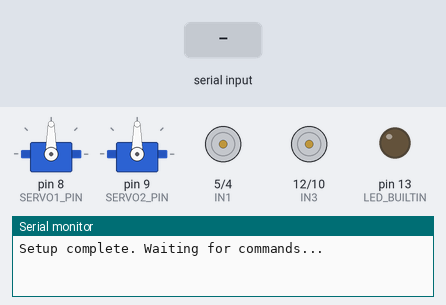
This sketch was run on a simulated Arduino Uno, built with avr-gcc and run on an emulated ATmega328P. Shown: 2 × servo, motor-driver pin pairs drawn as motors (green arrow = first pin HIGH = forward, orange = second pin HIGH = backward, longer = more drive, scaled by the enable pin), output pins drawn as LEDs (lit = HIGH), the last lines printed to the serial monitor. The test bench sets the inputs (shaded band).

Above: at 1.2 s.
1.3 s: "SERVO1\n" received over Serial
At 2.5 s:
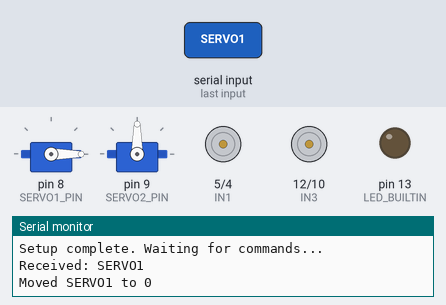
2.8 s: "90,45,200\n" received over Serial
At 3.7 s:
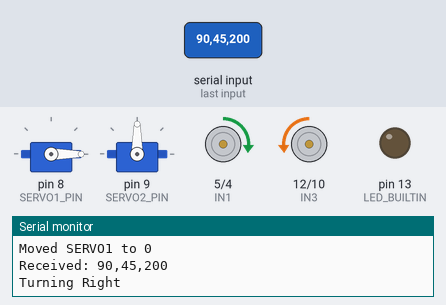
4.3 s: "SERVO1,45\n" received over Serial
At 4.9 s:
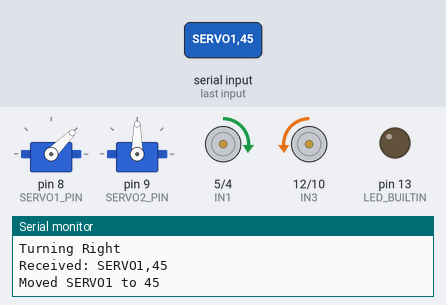
5.8 s: "90,45\n" received over Serial
7.3 s: "SERVO2\n" received over Serial
At 8.2 s:
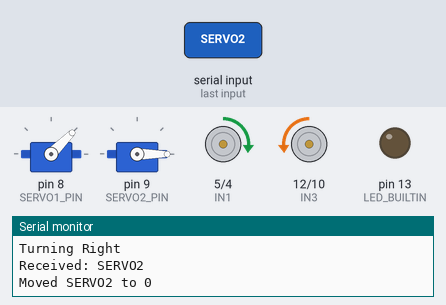
8.8 s: "5\n" received over Serial
Timing chart, 0 to 11.3 s (numbered marks = the images above; inputs shaded):
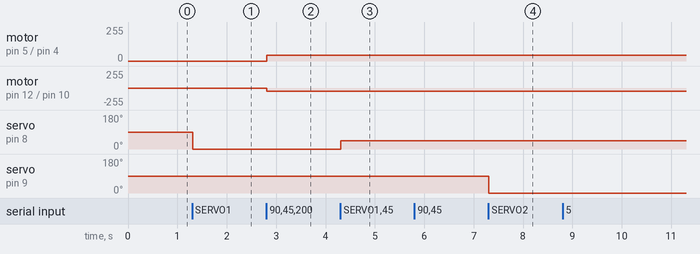

Measured:
- after the input at 1.3 s, servo on pin 8 (SERVO1_PIN): 90° → 0° at once
- after the input at 2.8 s, motor on pin 5 (IN1) / pin 4 (IN2): stopped → forward 45/255 at once; motor on pin 12 (IN3) / pin 10 (IN4): stopped → backward 45/255 at once
- after the input at 4.3 s, servo on pin 8 (SERVO1_PIN): 0° → 45° at once
- after the input at 7.3 s, servo on pin 9 (SERVO2_PIN): 90° → 0° at once

The sketch:

motor_Control11.ino
```cpp
#include <Servo.h>

// H-Bridge motor driver pins (Arduino)
const int IN1 = 5;
const int IN2 = 4;
const int ENA = 6;
const int IN3 = 12;
const int IN4 = 10;
const int ENB = 11;

// Servo motor pins
const int SERVO1_PIN = 8;
const int SERVO2_PIN = 9;

// Motor speeds
int sp1 = 45; // Adjust as needed
int sp2 = 45; // Adjust as needed

String receivedCommand;

Servo servo1;
Servo servo2;

void setup() {
    Serial.begin(9600);

    // Motor control pins
    pinMode(IN1, OUTPUT);
    pinMode(IN2, OUTPUT);
    pinMode(ENA, OUTPUT);
    pinMode(IN3, OUTPUT);
    pinMode(IN4, OUTPUT);
    pinMode(ENB, OUTPUT);

    pinMode(LED_BUILTIN, OUTPUT);

    // Attach servos
    servo1.attach(SERVO1_PIN);
    servo2.attach(SERVO2_PIN);

    Serial.println("Setup complete. Waiting for commands...");
}

void loop() {
  digitalWrite(LED_BUILTIN,LOW);
    if (Serial.available()) {
        receivedCommand = Serial.readStringUntil('\n');
        receivedCommand.trim();
        Serial.print("Received: ");
        Serial.println(receivedCommand);
        processCommand(receivedCommand);
    }
}

void processCommand(String command) {
    if (command.startsWith("SERVO1")) {
        int angle = command.substring(7).toInt();
        servo1.write(angle);
        Serial.print("Moved SERVO1 to ");
        Serial.println(angle);
    } else if (command.startsWith("SERVO2")) {
        int angle = command.substring(7).toInt();
        servo2.write(angle);
        Serial.print("Moved SERVO2 to ");
        Serial.println(angle);
    } else{
        int xPos = command.toInt();
        if(xPos <= 310 && xPos > 0){
          turnLeft();
        }else if(xPos >= 370){
          turnRight();

        }else{
          stopMotors();
        }
        digitalWrite(LED_BUILTIN, HIGH);


    }
}

// Motor control functions
void moveForward() {
    Serial.println("Moving Forward");
    Motor1_Forward(sp1);
    Motor2_Forward(sp2);
    delay(1000);
    stopMotors();
}

void moveBackward() {
    Serial.println("Moving Backward");
    Motor1_Backward(sp1);
    Motor2_Backward(sp2);
    delay(1000);
    stopMotors();
}

void turnRight() {
    Serial.println("Turning Left");
    Motor1_Backward(sp1);
    Motor2_Forward(sp2);
    //delay(200);
    //stopMotors();
}

void turnLeft() {
    Serial.println("Turning Right");
    Motor1_Forward(sp1);
    Motor2_Backward(sp2);
    //delay(200);
    //stopMotors();
}

void stopMotors() {
    Serial.println("Stopping Motors");
    Motor1_Brake();
    Motor2_Brake();
}

// Motor 1 functions
void Motor1_Forward(int Speed) {
    digitalWrite(IN1, HIGH);
    digitalWrite(IN2, LOW);
    analogWrite(ENA, Speed);
}

void Motor1_Backward(int Speed) {
    digitalWrite(IN1, LOW);
    digitalWrite(IN2, HIGH);
    analogWrite(ENA, Speed);
}

void Motor1_Brake() {
    digitalWrite(IN1, LOW);
    digitalWrite(IN2, LOW);
}

// Motor 2 functions
void Motor2_Forward(int Speed) {
    digitalWrite(IN3, HIGH);
    digitalWrite(IN4, LOW);
    analogWrite(ENB, Speed);
}

void Motor2_Backward(int Speed) {
    digitalWrite(IN3, LOW);
    digitalWrite(IN4, HIGH);
    analogWrite(ENB, Speed);
}

void Motor2_Brake() {
    digitalWrite(IN3, LOW);
    digitalWrite(IN4, LOW);
}
```
